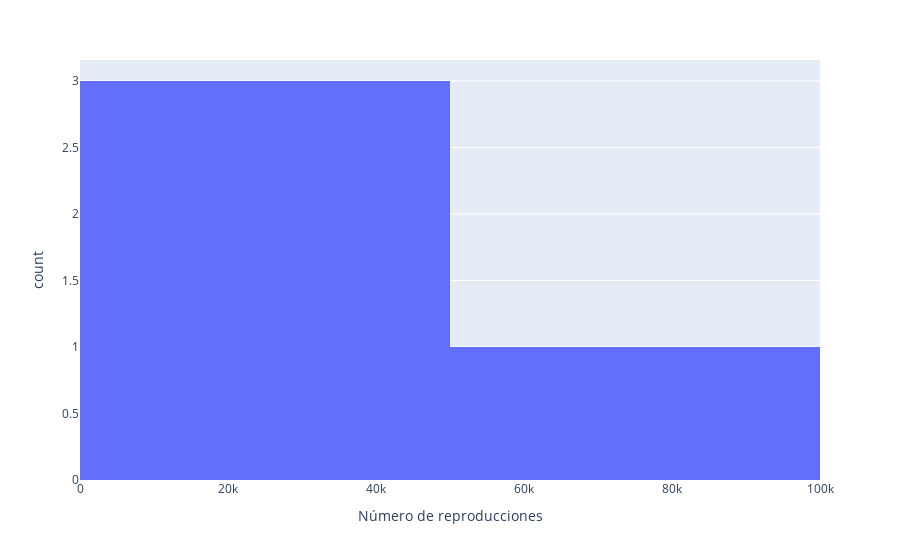

Here is the notebook cell this chart was saved with:
### Code cell
px.histogram(rep_usuario, x="rating_count", labels = {'rating_count' : 'Número de reproducciones'})

### Figure 1 — Plotly figure (JSON) as saved in the notebook; plotly's stock layout.template omitted (floating-point values rounded to 4 significant figures)
{"data": [{"alignmentgroup": "True", "bingroup": "x", "hovertemplate": "Número de reproducciones=%{x}<br>count=%{y}<extra></extra>", "legendgroup": "", "marker": {"color": "#636efa"}, "name": "", "offsetgroup": "", "orientation": "v", "showlegend": false, "type": "histogram", "x": [11950, 53429, 17552, 5258], "xaxis": "x", "yaxis": "y"}], "layout": {"barmode": "relative", "legend": {"tracegroupgap": 0}, "margin": {"t": 60}, "xaxis": {"anchor": "y", "domain": [0, 1], "title": {"text": "Número de reproducciones"}}, "yaxis": {"anchor": "x", "domain": [0, 1], "title": {"text": "count"}}}}
